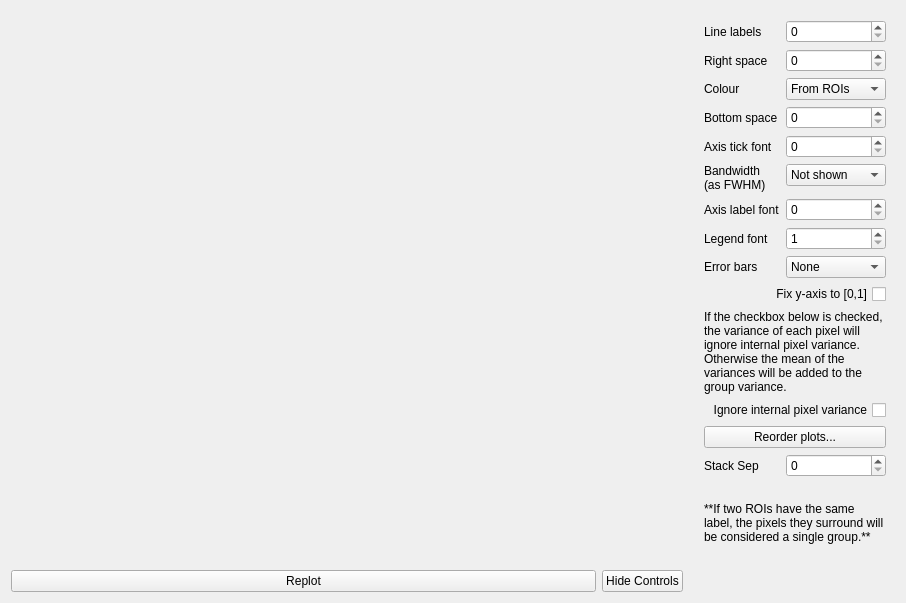
<?xml version="1.0" encoding="UTF-8"?>
<ui version="4.0">
 <class>Form</class>
 <widget class="QWidget" name="Form">
  <property name="geometry">
   <rect>
    <x>0</x>
    <y>0</y>
    <width>906</width>
    <height>603</height>
   </rect>
  </property>
  <property name="sizePolicy">
   <sizepolicy hsizetype="Preferred" vsizetype="Preferred">
    <horstretch>0</horstretch>
    <verstretch>0</verstretch>
   </sizepolicy>
  </property>
  <property name="windowTitle">
   <string>Form</string>
  </property>
  <layout class="QGridLayout" name="gridLayout" columnstretch="2,0,0,0">
   <item row="1" column="1">
    <widget class="QPushButton" name="hideButton">
     <property name="text">
      <string>Hide Controls</string>
     </property>
    </widget>
   </item>
   <item row="1" column="0">
    <widget class="QPushButton" name="replot">
     <property name="text">
      <string>Replot</string>
     </property>
    </widget>
   </item>
   <item row="0" column="0" colspan="3">
    <widget class="MplWidget" name="mpl" native="true">
     <property name="minimumSize">
      <size>
       <width>300</width>
       <height>0</height>
      </size>
     </property>
    </widget>
   </item>
   <item row="0" column="3" rowspan="2">
    <widget class="QWidget" name="controls" native="true">
     <property name="maximumSize">
      <size>
       <width>200</width>
       <height>16777215</height>
      </size>
     </property>
     <layout class="QFormLayout" name="formLayout">
      <item row="25" column="1">
       <widget class="QSpinBox" name="stackSepSpin"/>
      </item>
      <item row="20" column="1">
       <widget class="QComboBox" name="errorbarmode">
        <item>
         <property name="text">
          <string>None</string>
         </property>
        </item>
        <item>
         <property name="text">
          <string>One standard error</string>
         </property>
        </item>
        <item>
         <property name="text">
          <string>One standard deviation</string>
         </property>
        </item>
       </widget>
      </item>
      <item row="19" column="1">
       <widget class="QSpinBox" name="legendFontSpin">
        <property name="minimum">
         <number>1</number>
        </property>
        <property name="maximum">
         <number>20</number>
        </property>
       </widget>
      </item>
      <item row="18" column="1">
       <widget class="QSpinBox" name="labelFontSpin"/>
      </item>
      <item row="10" column="1">
       <widget class="QSpinBox" name="axisFontSpin"/>
      </item>
      <item row="9" column="1">
       <widget class="QSpinBox" name="bottomSpaceSpin"/>
      </item>
      <item row="8" column="1">
       <widget class="QComboBox" name="colourmode">
        <item>
         <property name="text">
          <string>From ROIs</string>
         </property>
        </item>
        <item>
         <property name="text">
          <string>Colour Scheme 1</string>
         </property>
        </item>
        <item>
         <property name="text">
          <string>Colour Scheme 2</string>
         </property>
        </item>
       </widget>
      </item>
      <item row="6" column="1">
       <widget class="QSpinBox" name="rightSpaceSpin"/>
      </item>
      <item row="5" column="1">
       <widget class="QSpinBox" name="lineLabelSpin"/>
      </item>
      <item row="6" column="0">
       <widget class="QLabel" name="label_9">
        <property name="text">
         <string>Right space</string>
        </property>
       </widget>
      </item>
      <item row="20" column="0">
       <widget class="QLabel" name="label">
        <property name="sizePolicy">
         <sizepolicy hsizetype="Preferred" vsizetype="Preferred">
          <horstretch>0</horstretch>
          <verstretch>0</verstretch>
         </sizepolicy>
        </property>
        <property name="text">
         <string>Error bars</string>
        </property>
        <property name="alignment">
         <set>Qt::AlignLeading|Qt::AlignLeft|Qt::AlignVCenter</set>
        </property>
       </widget>
      </item>
      <item row="19" column="0">
       <widget class="QLabel" name="label_2">
        <property name="text">
         <string>Legend font</string>
        </property>
       </widget>
      </item>
      <item row="25" column="0">
       <widget class="QLabel" name="label_3">
        <property name="text">
         <string>Stack Sep</string>
        </property>
       </widget>
      </item>
      <item row="10" column="0">
       <widget class="QLabel" name="label_4">
        <property name="text">
         <string>Axis tick font</string>
        </property>
       </widget>
      </item>
      <item row="9" column="0">
       <widget class="QLabel" name="label_5">
        <property name="text">
         <string>Bottom space</string>
        </property>
       </widget>
      </item>
      <item row="5" column="0">
       <widget class="QLabel" name="label_6">
        <property name="text">
         <string>Line labels</string>
        </property>
       </widget>
      </item>
      <item row="18" column="0">
       <widget class="QLabel" name="label_7">
        <property name="text">
         <string>Axis label font</string>
        </property>
       </widget>
      </item>
      <item row="8" column="0">
       <widget class="QLabel" name="label_8">
        <property name="text">
         <string>Colour</string>
        </property>
       </widget>
      </item>
      <item row="24" column="0" colspan="2">
       <widget class="QPushButton" name="reorderButton">
        <property name="text">
         <string>Reorder plots...</string>
        </property>
       </widget>
      </item>
      <item row="26" column="0" colspan="2">
       <widget class="QLabel" name="label_10">
        <property name="minimumSize">
         <size>
          <width>0</width>
          <height>80</height>
         </size>
        </property>
        <property name="text">
         <string>**If two ROIs have the same label, the pixels they surround will be considered a single group.**</string>
        </property>
        <property name="textFormat">
         <enum>Qt::MarkdownText</enum>
        </property>
        <property name="wordWrap">
         <bool>true</bool>
        </property>
       </widget>
      </item>
      <item row="23" column="0" colspan="2">
       <widget class="QCheckBox" name="ignorePixSD">
        <property name="layoutDirection">
         <enum>Qt::RightToLeft</enum>
        </property>
        <property name="text">
         <string>Ignore internal pixel variance</string>
        </property>
       </widget>
      </item>
      <item row="22" column="0" colspan="2">
       <widget class="QLabel" name="label_11">
        <property name="text">
         <string>If the checkbox below is checked, the variance of each pixel will ignore internal pixel variance. Otherwise the mean of the variances will be added to the group variance.</string>
        </property>
        <property name="wordWrap">
         <bool>true</bool>
        </property>
       </widget>
      </item>
      <item row="12" column="0">
       <widget class="QLabel" name="label_12">
        <property name="text">
         <string>Bandwidth
(as FWHM)</string>
        </property>
       </widget>
      </item>
      <item row="12" column="1">
       <widget class="QComboBox" name="bandwidthmode">
        <item>
         <property name="text">
          <string>Not shown</string>
         </property>
        </item>
        <item>
         <property name="text">
          <string>Error bars</string>
         </property>
        </item>
        <item>
         <property name="text">
          <string>Vertical bar</string>
         </property>
        </item>
       </widget>
      </item>
      <item row="21" column="0" colspan="2">
       <widget class="QCheckBox" name="fixedYBox">
        <property name="layoutDirection">
         <enum>Qt::RightToLeft</enum>
        </property>
        <property name="text">
         <string>Fix y-axis to [0,1]</string>
        </property>
       </widget>
      </item>
     </layout>
    </widget>
   </item>
  </layout>
 </widget>
 <customwidgets>
  <customwidget>
   <class>MplWidget</class>
   <extends>QWidget</extends>
   <header>pcot.ui.mplwidget</header>
   <container>1</container>
  </customwidget>
 </customwidgets>
 <resources/>
 <connections/>
</ui>
